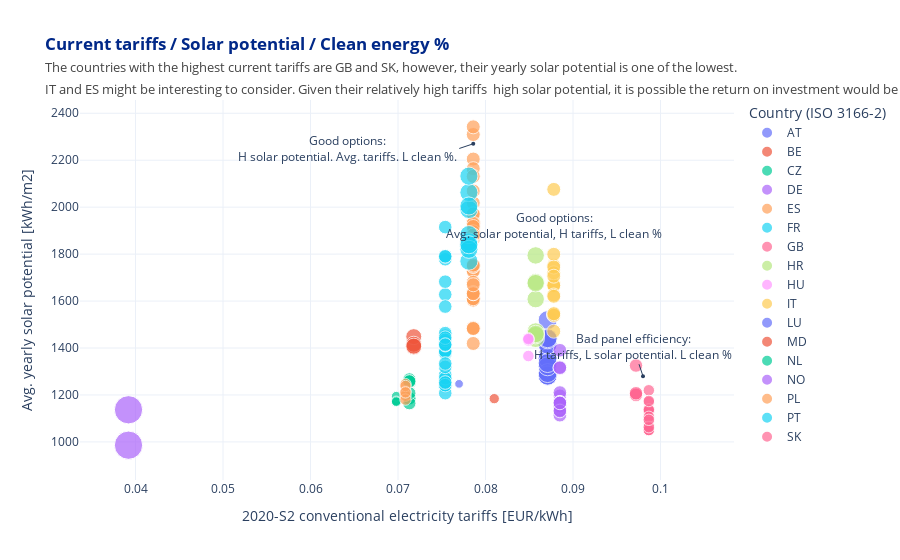

Notebook code cell kept with this figure:
### Code cell
f = px.scatter(fully_merged_df, x='2020-S2', y='avg_yearly_potential [kWh/m2]', size='Clean electricity mix (%)', color='Country (ISO 3166-2)',template='plotly_white',
              labels={
                     "2020-S2": "2020-S2 conventional electricity tariffs [EUR/kWh]",
                     'avg_yearly_potential [kWh/m2]': "Avg. yearly solar potential [kWh/m2]",
                     'Clean electricity mix (%)': "Current clean electicity mix [%]"
                 },
              title ='<span style="color:#012888;font-weight:bold">Current tariffs / Solar potential / Clean energy %</span>'+'<br>'+
                    '<span style="font-size: 13px;color:#444444;">The countries with the highest current tariffs are GB and SK, however, their yearly solar potential is one of the lowest. <br>IT and ES might be interesting to consider. Given their relatively high tariffs  high solar potential, it is possible the return on investment would be greater. PT is similar to SP but has a higher clean mix.</span>' )

f.add_annotation(x=0.0786, y=2270, ax=0.077 ,ay=2250,
            xref='x',
            yref='y',
            axref='x',
            ayref='y',
            xanchor='right',
            text="Good options:<br>H solar potential. Avg. tariffs. L clean %.",
            showarrow=True,
            arrowhead=6)
f.add_annotation(x=0.0878, y=1900, ax=0.0878 ,ay=1920,
            text="Good options:<br>Avg. solar potential, H tariffs, L clean %",
            xref='x',
            yref='y',
            axref='x',
            ayref='y',
            showarrow=True,
            arrowhead=6)
f.add_annotation(x=0.098, y=1280, 
            xref='x',
            yref='y',
            text="Bad panel efficiency:<br>H tariffs, L solar potential. L clean %",
            showarrow=True,
            arrowhead=6)

f.show()

### Figure 1 — Plotly figure (JSON) as saved in the notebook; plotly's stock layout.template omitted (floating-point values rounded to 4 significant figures)
{"data": [{"hovertemplate": "Country (ISO 3166-2)=AT<br>2020-S2 conventional electricity tariffs [EUR/kWh]=%{x}<br>Avg. yearly solar potential [kWh/m2]=%{y}<br>Current clean electicity mix [%]=%{marker.size}<extra></extra>", "legendgroup": "AT", "marker": {"color": "#636efa", "size": [0.3363, 0.3363, 0.3363, 0.3363, 0.3363, 0.3363, 0.3363, 0.3363, 0.3363, 0.3363, 0.3363, 0.3363, 0.3363, 0.3363, 0.3363, 0.3363, 0.3363, 0.3363, 0.3363, 0.3363, 0.3363, 0.3363, 0.3363, 0.3363, 0.3363, 0.3363, 0.3363, 0.3363, 0.3363], "sizemode": "area", "sizeref": 0.001866, "symbol": "circle"}, "mode": "markers", "name": "AT", "orientation": "v", "showlegend": true, "type": "scatter", "x": [0.0871, 0.0871, 0.0871, 0.0871, 0.0871, 0.0871, 0.0871, 0.0871, 0.0871, 0.0871, 0.0871, 0.0871, 0.0871, 0.0871, 0.0871, 0.0871, 0.0871, 0.0871, 0.0871, 0.0871, 0.0871, 0.0871, 0.0871, 0.0871, 0.0871, 0.0871, 0.0871, 0.0871, 0.0871], "xaxis": "x", "y": [1440.0, 1368.0, 1357.0, 1282.0, 1356.0, 1338.0, 1336.0, 1341.0, 1419.0, 1336.0, 1354.0, 1284.0, 1442.0, 1438.0, 1283.0, 1282.0, 1419.0, 1287.0, 1357.0, 1415.0, 1437.0, 1285.0, 1282.0, 1282.0, 1519.0, 1293.0, 1322.0, 1442.0, 1336.0], "yaxis": "y"}, {"hovertemplate": "Country (ISO 3166-2)=BE<br>2020-S2 conventional electricity tariffs [EUR/kWh]=%{x}<br>Avg. yearly solar potential [kWh/m2]=%{y}<br>Current clean electicity mix [%]=%{marker.size}<extra></extra>", "legendgroup": "BE", "marker": {"color": "#EF553B", "size": [0.09924], "sizemode": "area", "sizeref": 0.001866, "symbol": "circle"}, "mode": "markers", "name": "BE", "orientation": "v", "showlegend": true, "type": "scatter", "x": [0.081], "xaxis": "x", "y": [1184.0], "yaxis": "y"}, {"hovertemplate": "Country (ISO 3166-2)=CZ<br>2020-S2 conventional electricity tariffs [EUR/kWh]=%{x}<br>Avg. yearly solar potential [kWh/m2]=%{y}<br>Current clean electicity mix [%]=%{marker.size}<extra></extra>", "legendgroup": "CZ", "marker": {"color": "#00cc96", "size": [0.1624, 0.1624, 0.1624, 0.1624, 0.1624, 0.1624, 0.1624, 0.1624, 0.1624, 0.1624], "sizemode": "area", "sizeref": 0.001866, "symbol": "circle"}, "mode": "markers", "name": "CZ", "orientation": "v", "showlegend": true, "type": "scatter", "x": [0.0713, 0.0713, 0.0713, 0.0713, 0.0713, 0.0713, 0.0713, 0.0713, 0.0713, 0.0713], "xaxis": "x", "y": [1185.0, 1253.0, 1256.0, 1255.0, 1185.0, 1267.0, 1165.0, 1257.0, 1208.0, 1259.0], "yaxis": "y"}, {"hovertemplate": "Country (ISO 3166-2)=DE<br>2020-S2 conventional electricity tariffs [EUR/kWh]=%{x}<br>Avg. yearly solar potential [kWh/m2]=%{y}<br>Current clean electicity mix [%]=%{marker.size}<extra></extra>", "legendgroup": "DE", "marker": {"color": "#ab63fa", "size": [0.1735, 0.1735, 0.1735, 0.1735, 0.1735, 0.1735, 0.1735, 0.1735, 0.1735, 0.1735, 0.1735, 0.1735, 0.1735, 0.1735, 0.1735, 0.1735, 0.1735], "sizemode": "area", "sizeref": 0.001866, "symbol": "circle"}, "mode": "markers", "name": "DE", "orientation": "v", "showlegend": true, "type": "scatter", "x": [0.0885, 0.0885, 0.0885, 0.0885, 0.0885, 0.0885, 0.0885, 0.0885, 0.0885, 0.0885, 0.0885, 0.0885, 0.0885, 0.0885, 0.0885, 0.0885, 0.0885], "xaxis": "x", "y": [1154.0, 1390.0, 1197.0, 1315.0, 1114.0, 1210.0, 1148.0, 1317.0, 1164.0, 1167.0, 1153.0, 1169.0, 1166.0, 1135.0, 1167.0, 1132.0, 1166.0], "yaxis": "y"}, {"hovertemplate": "Country (ISO 3166-2)=ES<br>2020-S2 conventional electricity tariffs [EUR/kWh]=%{x}<br>Avg. yearly solar potential [kWh/m2]=%{y}<br>Current clean electicity mix [%]=%{marker.size}<extra></extra>", "legendgroup": "ES", "marker": {"color": "#FFA15A", "size": [0.1836, 0.1836, 0.1836, 0.1836, 0.1836, 0.1836, 0.1836, 0.1836, 0.1836, 0.1836, 0.1836, 0.1836, 0.1836, 0.1836, 0.1836, 0.1836, 0.1836, 0.1836, 0.1836, 0.1836, 0.1836, 0.1836, 0.1836, 0.1836, 0.1836, 0.1836, 0.1836, 0.1836, 0.1836, 0.1836, 0.1836, 0.1836, 0.1836, 0.1836, 0.1836, 0.1836, 0.1836, 0.1836, 0.1836, 0.1836, 0.1836, 0.1836, 0.1836, 0.1836, 0.1836, 0.1836, 0.1836, 0.1836, 0.1836, 0.1836, 0.1836], "sizemode": "area", "sizeref": 0.001866, "symbol": "circle"}, "mode": "markers", "name": "ES", "orientation": "v", "showlegend": true, "type": "scatter", "x": [0.0786, 0.0786, 0.0786, 0.0786, 0.0786, 0.0786, 0.0786, 0.0786, 0.0786, 0.0786, 0.0786, 0.0786, 0.0786, 0.0786, 0.0786, 0.0786, 0.0786, 0.0786, 0.0786, 0.0786, 0.0786, 0.0786, 0.0786, 0.0786, 0.0786, 0.0786, 0.0786, 0.0786, 0.0786, 0.0786, 0.0786, 0.0786, 0.0786, 0.0786, 0.0786, 0.0786, 0.0786, 0.0786, 0.0786, 0.0786, 0.0786, 0.0786, 0.0786, 0.0786, 0.0786, 0.0786, 0.0786, 0.0786, 0.0786, 0.0786, 0.0786], "xaxis": "x", "y": [1639.0, 1881.0, 1942.0, 1615.0, 1935.0, 1733.0, 1487.0, 1894.0, 1632.0, 2018.0, 1605.0, 1862.0, 1727.0, 2309.0, 2205.0, 1910.0, 1419.0, 1748.0, 1932.0, 1879.0, 1632.0, 2342.0, 1875.0, 1636.0, 2164.0, 1971.0, 1971.0, 1611.0, 2131.0, 1632.0, 1928.0, 1484.0, 1636.0, 2069.0, 1483.0, 1604.0, 1634.0, 1610.0, 1926.0, 1748.0, 1680.0, 1635.0, 1636.0, 1632.0, 1931.0, 1895.0, 1631.0, 1918.0, 1881.0, 1753.0, 1669.0], "yaxis": "y"}, {"hovertemplate": "Country (ISO 3166-2)=FR<br>2020-S2 conventional electricity tariffs [EUR/kWh]=%{x}<br>Avg. yearly solar potential [kWh/m2]=%{y}<br>Current clean electicity mix [%]=%{marker.size}<extra></extra>", "legendgroup": "FR", "marker": {"color": "#19d3f3", "size": [0.1722, 0.1722, 0.1722, 0.1722, 0.1722, 0.1722, 0.1722, 0.1722, 0.1722, 0.1722, 0.1722, 0.1722, 0.1722, 0.1722, 0.1722, 0.1722, 0.1722, 0.1722, 0.1722, 0.1722, 0.1722, 0.1722, 0.1722, 0.1722, 0.1722, 0.1722, 0.1722, 0.1722, 0.1722, 0.1722, 0.1722, 0.1722, 0.1722, 0.1722], "sizemode": "area", "sizeref": 0.001866, "symbol": "circle"}, "mode": "markers", "name": "FR", "orientation": "v", "showlegend": true, "type": "scatter", "x": [0.0754, 0.0754, 0.0754, 0.0754, 0.0754, 0.0754, 0.0754, 0.0754, 0.0754, 0.0754, 0.0754, 0.0754, 0.0754, 0.0754, 0.0754, 0.0754, 0.0754, 0.0754, 0.0754, 0.0754, 0.0754, 0.0754, 0.0754, 0.0754, 0.0754, 0.0754, 0.0754, 0.0754, 0.0754, 0.0754, 0.0754, 0.0754, 0.0754, 0.0754], "xaxis": "x", "y": [1240.0, 1382.0, 1453.0, 1376.0, 1379.0, 1778.0, 1386.0, 1272.0, 1463.0, 1380.0, 1628.0, 1236.0, 1242.0, 1286.0, 1240.0, 1208.0, 1253.0, 1577.0, 1427.0, 1683.0, 1271.0, 1242.0, 1320.0, 1386.0, 1415.0, 1434.0, 1334.0, 1412.0, 1444.0, 1253.0, 1415.0, 1791.0, 1790.0, 1915.0], "yaxis": "y"}, {"hovertemplate": "Country (ISO 3166-2)=GB<br>2020-S2 conventional electricity tariffs [EUR/kWh]=%{x}<br>Avg. yearly solar potential [kWh/m2]=%{y}<br>Current clean electicity mix [%]=%{marker.size}<extra></extra>", "legendgroup": "GB", "marker": {"color": "#FF6692", "size": [0.1234, 0.1234, 0.1234, 0.1234, 0.1234, 0.1234, 0.1234, 0.1234, 0.1234, 0.1234, 0.1234, 0.1234, 0.1234, 0.1234, 0.1234, 0.1234, 0.1234, 0.1234], "sizemode": "area", "sizeref": 0.001866, "symbol": "circle"}, "mode": "markers", "name": "GB", "orientation": "v", "showlegend": true, "type": "scatter", "x": [0.09867, 0.09867, 0.09867, 0.09867, 0.09867, 0.09867, 0.09867, 0.09867, 0.09867, 0.09867, 0.09867, 0.09867, 0.09867, 0.09867, 0.09867, 0.09867, 0.09867, 0.09867], "xaxis": "x", "y": [1220.0, 1065.0, 1138.0, 1052.0, 1133.0, 1092.0, 1051.0, 1133.0, 1132.0, 1170.0, 1133.0, 1067.0, 1138.0, 1107.0, 1050.0, 1063.0, 1174.0, 1094.0], "yaxis": "y"}, {"hovertemplate": "Country (ISO 3166-2)=HR<br>2020-S2 conventional electricity tariffs [EUR/kWh]=%{x}<br>Avg. yearly solar potential [kWh/m2]=%{y}<br>Current clean electicity mix [%]=%{marker.size}<extra></extra>", "legendgroup": "HR", "marker": {"color": "#B6E880", "size": [0.2847, 0.2847, 0.2847, 0.2847, 0.2847, 0.2847, 0.2847, 0.2847, 0.2847], "sizemode": "area", "sizeref": 0.001866, "symbol": "circle"}, "mode": "markers", "name": "HR", "orientation": "v", "showlegend": true, "type": "scatter", "x": [0.08573, 0.08573, 0.08573, 0.08573, 0.08573, 0.08573, 0.08573, 0.08573, 0.08573], "xaxis": "x", "y": [1794.0, 1608.0, 1463.0, 1439.0, 1470.0, 1681.0, 1676.0, 1455.0, 1460.0], "yaxis": "y"}, {"hovertemplate": "Country (ISO 3166-2)=HU<br>2020-S2 conventional electricity tariffs [EUR/kWh]=%{x}<br>Avg. yearly solar potential [kWh/m2]=%{y}<br>Current clean electicity mix [%]=%{marker.size}<extra></extra>", "legendgroup": "HU", "marker": {"color": "#FF97FF", "size": [0.1261, 0.1261, 0.1261, 0.1261], "sizemode": "area", "sizeref": 0.001866, "symbol": "circle"}, "mode": "markers", "name": "HU", "orientation": "v", "showlegend": true, "type": "scatter", "x": [0.0849, 0.0849, 0.0849, 0.0849], "xaxis": "x", "y": [1366.0, 1432.0, 1441.0, 1438.0], "yaxis": "y"}, {"hovertemplate": "Country (ISO 3166-2)=IT<br>2020-S2 conventional electricity tariffs [EUR/kWh]=%{x}<br>Avg. yearly solar potential [kWh/m2]=%{y}<br>Current clean electicity mix [%]=%{marker.size}<extra></extra>", "legendgroup": "IT", "marker": {"color": "#FECB52", "size": [0.1818, 0.1818, 0.1818, 0.1818, 0.1818, 0.1818, 0.1818, 0.1818, 0.1818, 0.1818, 0.1818, 0.1818, 0.1818, 0.1818, 0.1818, 0.1818], "sizemode": "area", "sizeref": 0.001866, "symbol": "circle"}, "mode": "markers", "name": "IT", "orientation": "v", "showlegend": true, "type": "scatter", "visible": true, "x": [0.0878, 0.0878, 0.0878, 0.0878, 0.0878, 0.0878, 0.0878, 0.0878, 0.0878, 0.0878, 0.0878, 0.0878, 0.0878, 0.0878, 0.0878, 0.0878], "xaxis": "x", "y": [1672.0, 1668.0, 1666.0, 1626.0, 1546.0, 1751.0, 1540.0, 1721.0, 1472.0, 1799.0, 1745.0, 1620.0, 1539.0, 2076.0, 1706.0, 1546.0], "yaxis": "y"}, {"hovertemplate": "Country (ISO 3166-2)=LU<br>2020-S2 conventional electricity tariffs [EUR/kWh]=%{x}<br>Avg. yearly solar potential [kWh/m2]=%{y}<br>Current clean electicity mix [%]=%{marker.size}<extra></extra>", "legendgroup": "LU", "marker": {"color": "#636efa", "size": [0.07047], "sizemode": "area", "sizeref": 0.001866, "symbol": "circle"}, "mode": "markers", "name": "LU", "orientation": "v", "showlegend": true, "type": "scatter", "x": [0.07698], "xaxis": "x", "y": [1247.0], "yaxis": "y"}, {"hovertemplate": "Country (ISO 3166-2)=MD<br>2020-S2 conventional electricity tariffs [EUR/kWh]=%{x}<br>Avg. yearly solar potential [kWh/m2]=%{y}<br>Current clean electicity mix [%]=%{marker.size}<extra></extra>", "legendgroup": "MD", "marker": {"color": "#EF553B", "size": [0.2384, 0.2384, 0.2384, 0.2384], "sizemode": "area", "sizeref": 0.001866, "symbol": "circle"}, "mode": "markers", "name": "MD", "orientation": "v", "showlegend": true, "type": "scatter", "x": [0.0718, 0.0718, 0.0718, 0.0718], "xaxis": "x", "y": [1404.0, 1448.0, 1416.0, 1408.0], "yaxis": "y"}, {"hovertemplate": "Country (ISO 3166-2)=NL<br>2020-S2 conventional electricity tariffs [EUR/kWh]=%{x}<br>Avg. yearly solar potential [kWh/m2]=%{y}<br>Current clean electicity mix [%]=%{marker.size}<extra></extra>", "legendgroup": "NL", "marker": {"color": "#00cc96", "size": [0.08768, 0.08768, 0.08768, 0.08768], "sizemode": "area", "sizeref": 0.001866, "symbol": "circle"}, "mode": "markers", "name": "NL", "orientation": "v", "showlegend": true, "type": "scatter", "x": [0.0698, 0.0698, 0.0698, 0.0698], "xaxis": "x", "y": [1170.0, 1195.0, 1175.0, 1171.0], "yaxis": "y"}, {"hovertemplate": "Country (ISO 3166-2)=NO<br>2020-S2 conventional electricity tariffs [EUR/kWh]=%{x}<br>Avg. yearly solar potential [kWh/m2]=%{y}<br>Current clean electicity mix [%]=%{marker.size}<extra></extra>", "legendgroup": "NO", "marker": {"color": "#ab63fa", "size": [0.7462, 0.7462], "sizemode": "area", "sizeref": 0.001866, "symbol": "circle"}, "mode": "markers", "name": "NO", "orientation": "v", "showlegend": true, "type": "scatter", "x": [0.0392, 0.0392], "xaxis": "x", "y": [1137.0, 986.1], "yaxis": "y"}, {"hovertemplate": "Country (ISO 3166-2)=PL<br>2020-S2 conventional electricity tariffs [EUR/kWh]=%{x}<br>Avg. yearly solar potential [kWh/m2]=%{y}<br>Current clean electicity mix [%]=%{marker.size}<extra></extra>", "legendgroup": "PL", "marker": {"color": "#FFA15A", "size": [0.1216, 0.1216, 0.1216, 0.1216, 0.1216, 0.1216], "sizemode": "area", "sizeref": 0.001866, "symbol": "circle"}, "mode": "markers", "name": "PL", "orientation": "v", "showlegend": true, "type": "scatter", "x": [0.07086, 0.07086, 0.07086, 0.07086, 0.07086, 0.07086], "xaxis": "x", "y": [1246.0, 1215.0, 1197.0, 1180.0, 1238.0, 1211.0], "yaxis": "y"}, {"hovertemplate": "Country (ISO 3166-2)=PT<br>2020-S2 conventional electricity tariffs [EUR/kWh]=%{x}<br>Avg. yearly solar potential [kWh/m2]=%{y}<br>Current clean electicity mix [%]=%{marker.size}<extra></extra>", "legendgroup": "PT", "marker": {"color": "#19d3f3", "size": [0.3062, 0.3062, 0.3062, 0.3062, 0.3062, 0.3062, 0.3062, 0.3062, 0.3062, 0.3062, 0.3062, 0.3062, 0.3062, 0.3062, 0.3062, 0.3062, 0.3062, 0.3062, 0.3062], "sizemode": "area", "sizeref": 0.001866, "symbol": "circle"}, "mode": "markers", "name": "PT", "orientation": "v", "showlegend": true, "type": "scatter", "x": [0.0781, 0.0781, 0.0781, 0.0781, 0.0781, 0.0781, 0.0781, 0.0781, 0.0781, 0.0781, 0.0781, 0.0781, 0.0781, 0.0781, 0.0781, 0.0781, 0.0781, 0.0781, 0.0781], "xaxis": "x", "y": [1838.0, 1841.0, 1840.0, 1840.0, 1846.0, 1837.0, 1844.0, 1833.0, 1844.0, 1834.0, 1990.0, 2062.0, 2005.0, 1851.0, 1883.0, 1770.0, 2132.0, 1821.0, 1840.0], "yaxis": "y"}, {"hovertemplate": "Country (ISO 3166-2)=SK<br>2020-S2 conventional electricity tariffs [EUR/kWh]=%{x}<br>Avg. yearly solar potential [kWh/m2]=%{y}<br>Current clean electicity mix [%]=%{marker.size}<extra></extra>", "legendgroup": "SK", "marker": {"color": "#FF6692", "size": [0.1689, 0.1689, 0.1689, 0.1689, 0.1689], "sizemode": "area", "sizeref": 0.001866, "symbol": "circle"}, "mode": "markers", "name": "SK", "orientation": "v", "showlegend": true, "type": "scatter", "x": [0.0972, 0.0972, 0.0972, 0.0972, 0.0972], "xaxis": "x", "y": [1204.0, 1199.0, 1201.0, 1207.0, 1325.0], "yaxis": "y"}], "layout": {"annotations": [{"arrowhead": 6, "ax": 0.077, "axref": "x", "ay": 2250, "ayref": "y", "showarrow": true, "text": "Good options:<br>H solar potential. Avg. tariffs. L clean %.", "x": 0.0786, "xanchor": "right", "xref": "x", "y": 2270, "yref": "y"}, {"arrowhead": 6, "ax": 0.0878, "axref": "x", "ay": 1920, "ayref": "y", "showarrow": true, "text": "Good options:<br>Avg. solar potential, H tariffs, L clean %", "x": 0.0878, "xref": "x", "y": 1900, "yref": "y"}, {"arrowhead": 6, "showarrow": true, "text": "Bad panel efficiency:<br>H tariffs, L solar potential. L clean %", "x": 0.098, "xref": "x", "y": 1280, "yref": "y"}], "autosize": true, "legend": {"itemsizing": "constant", "title": {"text": "Country (ISO 3166-2)"}, "tracegroupgap": 0}, "title": {"text": "<span style=\"color:#012888;font-weight:bold\">Current tariffs / Solar potential / Clean energy %</span><br><span style=\"font-size: 13px;color:#444444;\">The countries with the highest current tariffs are GB and SK, however, their yearly solar potential is one of the lowest. <br>IT and ES might be interesting to consider. Given their relatively high tariffs  high solar potential, it is possible the return on investment would be greater. PT is similar to SP but has a higher clean mix.</span>"}, "xaxis": {"anchor": "y", "autorange": true, "domain": [0, 1], "range": [0.03492, 0.1035], "title": {"text": "2020-S2 conventional electricity tariffs [EUR/kWh]"}, "type": "linear"}, "yaxis": {"anchor": "x", "autorange": true, "domain": [0, 1], "range": [804.8, 2474.0], "title": {"text": "Avg. yearly solar potential [kWh/m2]"}, "type": "linear"}}}
